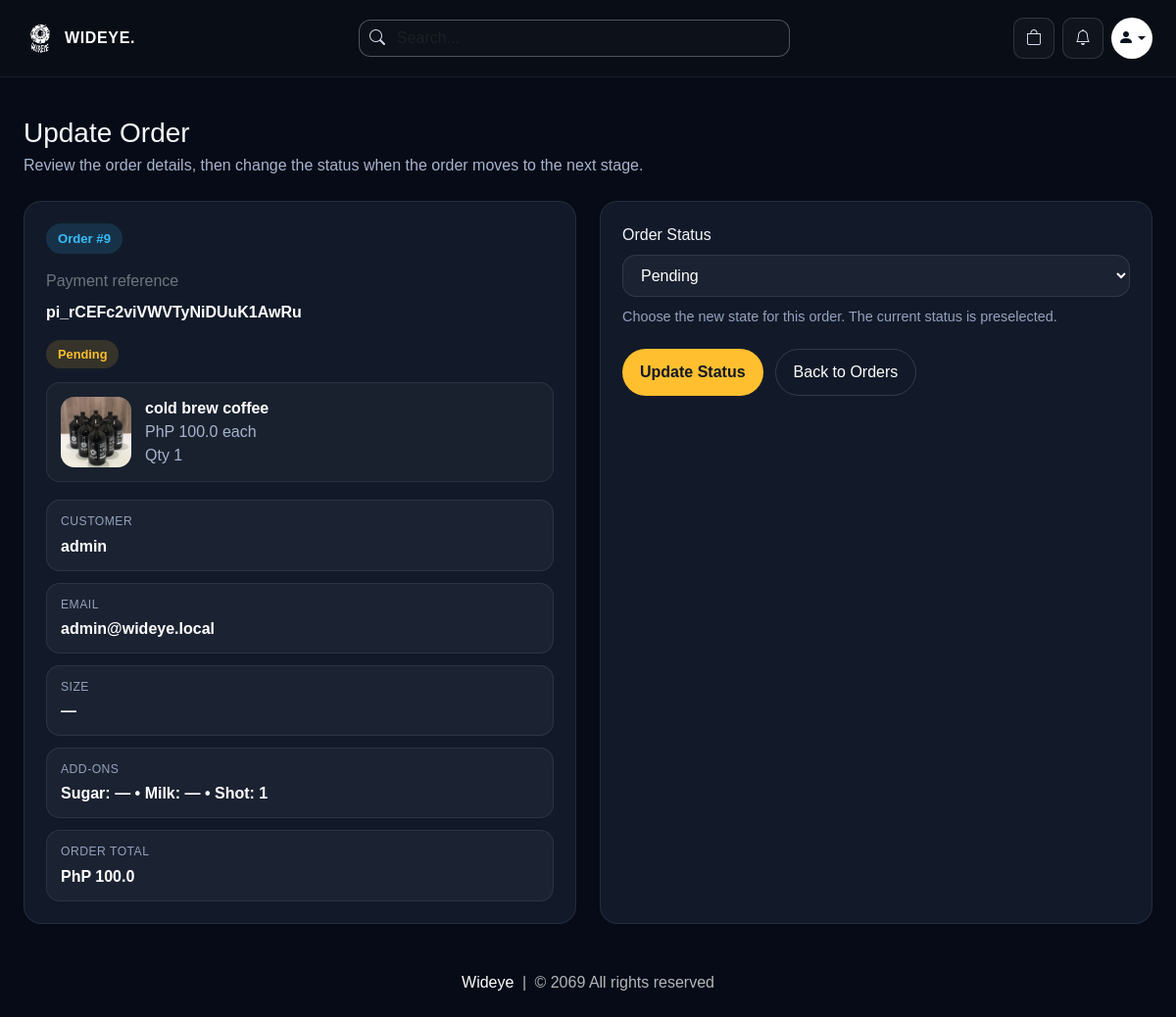
The page /update-order/9 (signed in) on the database as committed earlier.
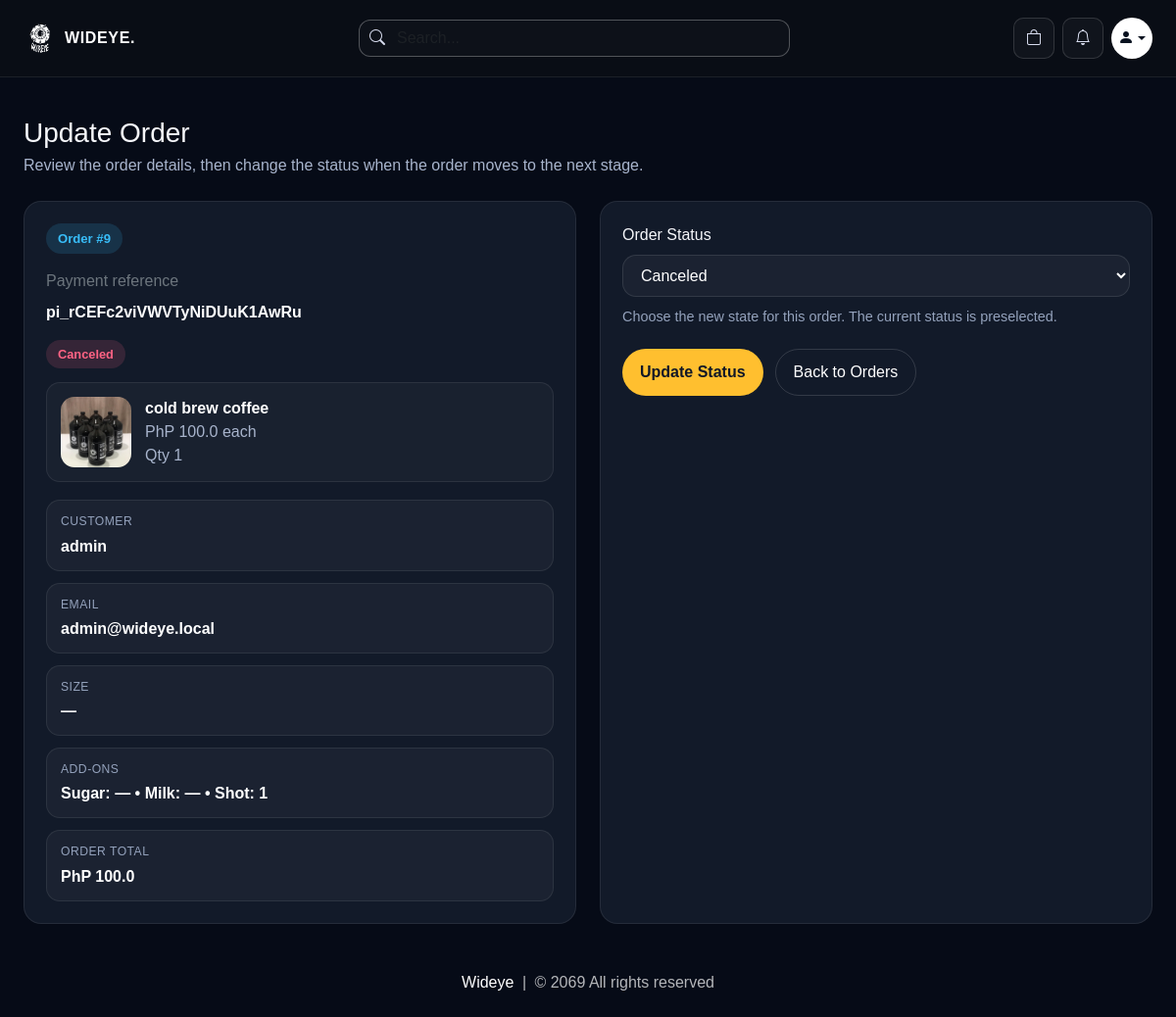
The same page on the database as committed later.
### website/models.py (models this page shows, shortened)
class Order(db.Model):
    id = db.Column(db.Integer, primary_key=True)
    quantity = db.Column(db.Integer, nullable=False)
    size = db.Column(db.String(100), nullable=False, default='')
    sugar = db.Column(db.String(100), nullable=False, default='')
    milk = db.Column(db.String(100), nullable=False, default='')
    shot = db.Column(db.String(100), nullable=False, default='')
    price = db.Column(db.Float, nullable=False)
    status = db.Column(db.String(100), nullable=False)
    payment_method = db.Column(db.String(50), nullable=False, default='cashless')
    payment_id = db.Column(db.String(1000), nullable=False)
    date_placed = db.Column(db.DateTime, default=datetime.utcnow)
    customer_link= db.Column(db.Integer, db.ForeignKey('customer.id'), nullable=False)
    product_link = db.Column(db.Integer, db.ForeignKey('product.id'), nullable=False)

class Product(db.Model):
    id = db.Column(db.Integer, primary_key=True)
    product_name = db.Column(db.String(100), nullable=False)
    current_price = db.Column(db.Float, nullable=False)
    previous_price = db.Column(db.Float, nullable=False)
    in_stock = db.Column(db.Integer, nullable=False)
    size = db.Column(db.String(500), nullable=False, default='')
    sugar = db.Column(db.String(500), nullable=False, default='')
    milk = db.Column(db.String(500), nullable=False, default='')
    shot = db.Column(db.String(500), nullable=False, default='')
    product_picture = db.Column(db.Text, nullable=False)
    flash_sale = db.Column(db.Boolean, default=False)
    date_added = db.Column(db.DateTime, default=datetime.utcnow)
    carts = db.relationship('Cart', backref=db.backref('product', lazy=True))
    orders = db.relationship('Order', backref=db.backref('product', lazy=True))
    usual_items = db.relationship('UsualOrderItem', backref=db.backref('product', lazy=True))

### website/admin.py (the view, shortened to what this page needs)
@admin.route('/update-order/<int:order_id>', methods=['GET', 'POST'])
@login_required
def update_order(order_id):
    if current_user_is_admin():
        form = OrderForm()
        order = Order.query.get(order_id)
        if order is None:
            flash('Order not found.')
            return redirect('/view-orders')
        if not form.is_submitted():
            form.order_status.data = order.status
        return render_template('order_update.html', form=form, order=order, get_product_image=get_product_image)
    return render_template('404.html')

### website/forms.py
class OrderForm(FlaskForm):
    order_status = SelectField('Order Status', choices=[('Pending', 'Pending'), ('Accepted', 'Accepted'),
                                                        ('Out for delivery', 'Out for delivery'),
                                                        ('Delivered', 'Delivered'), ('Canceled', 'Canceled')])
    update = SubmitField('Update Status')

### website/admin.py (called while the page is built)
def current_user_is_admin():
    return current_user.is_authenticated and bool(getattr(current_user, 'is_admin', False))

### website/views.py (called while the page is built)
def parse_options(csv_string):
    if not csv_string:
        return []
    return [opt.strip() for opt in str(csv_string).split(',') if opt.strip()]

def get_product_image(product, selected_size=''):
    images = parse_options(product.product_picture) if product.product_picture else []
    if not images:
        return '/media/default.jpg'
    if not selected_size:
        return images[0]
    sizes = parse_options(product.size)
    if selected_size in sizes:
        idx = sizes.index(selected_size)
        return images[idx] if idx < len(images) else images[-1]
    return images[0]

### website/templates/order_update.html (shortened to what this page needs)
{% extends 'base.html' %}
{% block body %}
<div class="wideye-shell py-4">
    <div class="mb-4">
        <h1 class="h3 mb-1">Update Order</h1>
        <p class="wideye-order-update-copy mb-0">Review the order details, then change the status when the order moves to the next stage.</p>
    </div>
    <div class="wideye-order-update-layout">
        <aside class="wideye-order-update-card">
            <span class="wideye-order-update-id">Order #{{ order.id }}</span>
            <p class="text-secondary mt-3 mb-2">Payment reference</p>
            <div class="wideye-order-update-value" style="word-break:break-word;">{{ order.payment_id }}</div>
            {% set status_class = 'wideye-status-pending' %}
            {% if order.status == 'Accepted' %}
                {% set status_class = 'wideye-status-accepted' %}
            {% elif order.status == 'Out for delivery' %}
                {% set status_class = 'wideye-status-out' %}
            {% elif order.status == 'Delivered' %}
                {% set status_class = 'wideye-status-delivered' %}
            {% elif order.status == 'Canceled' %}
                {% set status_class = 'wideye-status-canceled' %}
            {% endif %}
            <div class="mt-3">
                <span class="wideye-order-status {{ status_class }}">{{ order.status }}</span>
            </div>
            <div class="wideye-order-product">
                <img src="{{ get_product_image(order.product, order.size) }}" alt="{{ order.product.product_name }}">
                <div>
                    <div class="fw-semibold text-white">{{ order.product.product_name }}</div>
                    <div class="wideye-order-update-copy">PhP {{ order.price }} each</div>
                    <div class="wideye-order-update-copy">Qty {{ order.quantity }}</div>
                </div>
            </div>
            <div class="wideye-order-update-grid">
                <div class="wideye-order-update-meta">
                    <span class="wideye-order-update-label">Customer</span>
                    <span class="wideye-order-update-value">{{ order.customer.username }}</span>
                </div>
                <div class="wideye-order-update-meta">
                    <span class="wideye-order-update-label">Email</span>
                    <span class="wideye-order-update-value">{{ order.customer.email }}</span>
                </div>
                <div class="wideye-order-update-meta">
                    <span class="wideye-order-update-label">Size</span>
                    <span class="wideye-order-update-value">{{ order.size or '—' }}</span>
                </div>
                <div class="wideye-order-update-meta">
                    <span class="wideye-order-update-label">Add-ons</span>
                    <span class="wideye-order-update-value">Sugar: {{ order.sugar or '—' }} • Milk: {{ order.milk or '—' }} • Shot: {{ order.shot or '—' }}</span>
                </div>
                <div class="wideye-order-update-meta">
                    <span class="wideye-order-update-label">Order total</span>
                    <span class="wideye-order-update-value">PhP {{ order.price * order.quantity }}</span>
                </div>
            </div>
        </aside>
        <section class="wideye-order-update-form">
            <form action="" method="POST" enctype="multipart/form-data">
                <div>
                    <label class="form-label">{{ form.order_status.label.text }}</label>
                    {{ form.order_status(class="wideye-order-input") }}
                    <p class="wideye-order-help">Choose the new state for this order. The current status is preselected.</p>
                </div>
                <div class="wideye-order-actions">
                    {{ form.update(class="wideye-order-primary") }}
                    <a href="/view-orders" class="wideye-order-secondary">Back to Orders</a>
                </div>
            </form>
        </section>
    </div>
</div>
{% endblock %}

Rows that differ between the two databases and show on the page:
changed Order "pi_rCEFc2viVWVTyNiDUuK1AwRu": status "Pending" → "Canceled"
Other text that changed with them:
form field order_status: "Pending" → "Canceled"
